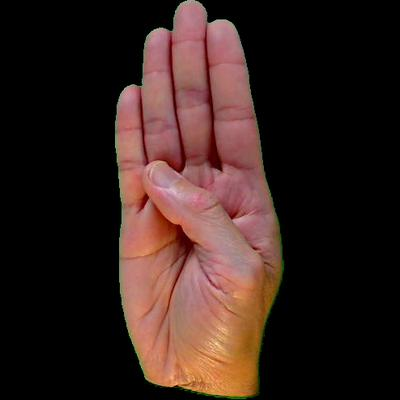
#> input picture 1.jpeg, 400 x 400 px
$ python -i UI_processiong.py   (imports and definitions only)
#> lines starting #> are read from the running program, lines starting #| are printed output that depends on the picture; after the words box and inside, x2 and y2 are one past the last pixel; in counts of white or black regions, pixels touching at a corner belong together
#> further down, picture is the input picture: shape (400, 400, 3); mean B, G, R 29.5, 34, 53
# -*- coding: utf-8 -*-
"""
Created on Tue Feb  9 23:14:26 2021

@author: hp
"""

import cv2
minValue = 70
def processing(frame):

    gray = cv2.cvtColor(frame, cv2.COLOR_BGR2GRAY)
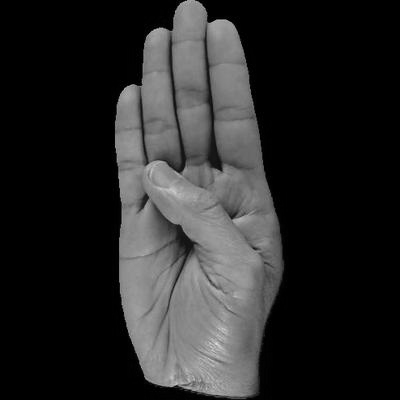
#> gray: shape (400, 400); min 0, max 221, mean 39.2
    blur = cv2.GaussianBlur(gray,(5,5),2)

    th3 = cv2.adaptiveThreshold(blur,255,cv2.ADAPTIVE_THRESH_GAUSSIAN_C,cv2.THRESH_BINARY_INV,11,2)
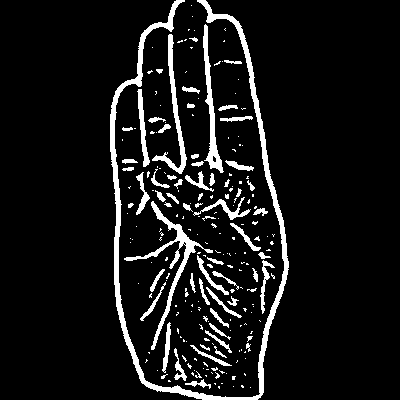
#> th3: shape (400, 400); 8.5% white; 223 white regions (159 under 20 px), largest, box (x1, y1, x2, y2) and area: (110, 0, 289, 400) 5038, (124, 201, 213, 350) 1221, (203, 24, 224, 173) 865
    ret, res = cv2.threshold(th3, minValue, 255, cv2.THRESH_BINARY_INV+cv2.THRESH_OTSU)
#> ret = 0
    return res

>>> import cv2
>>> picture = cv2.imread('1.jpeg')
>>> result = processing(picture)
